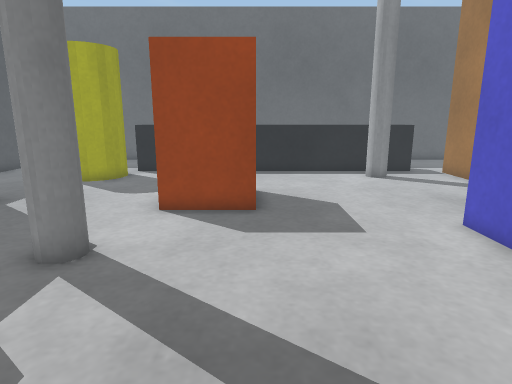
view 1 (above)

19 first-person views from a walk through a world built for the Webots simulator. The camera is 0.54 m above the floor, tilts 12° down and sees 75° across. The floor is counted in squares, 0.2 m on a side. Each view is taken from the middle of a square. On the plan, view 1 faces up. The plan holds only what a view shows up to about 20 squares ahead; the rest is blank. The place goes on beyond the plan. Robots are left out. Webots' stock objects and surfaces are drawn as simple stand-ins.

view 2
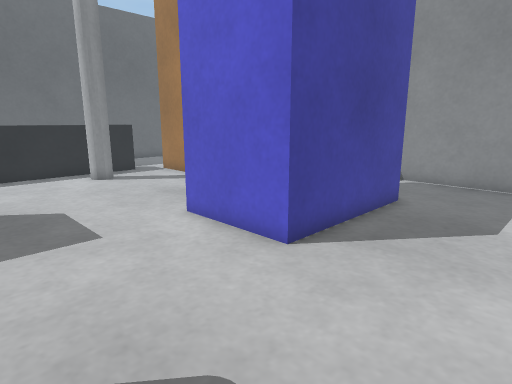

view 3
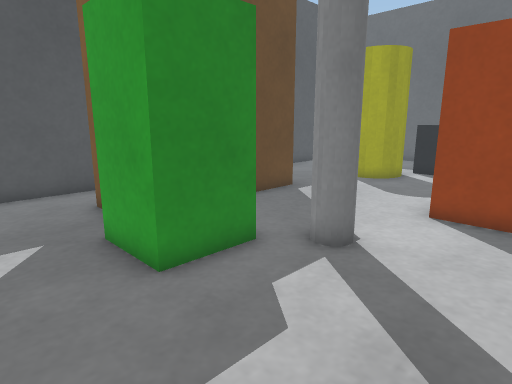

view 4
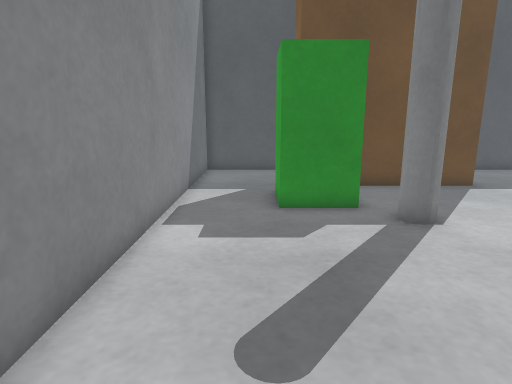

view 5
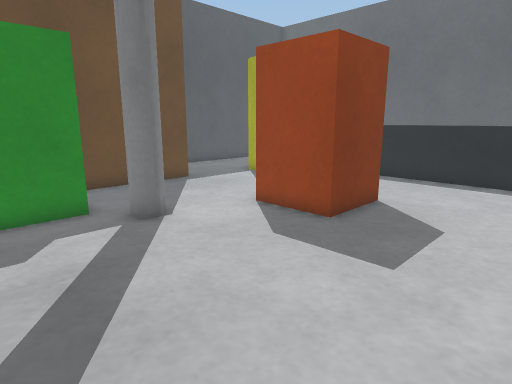

view 6
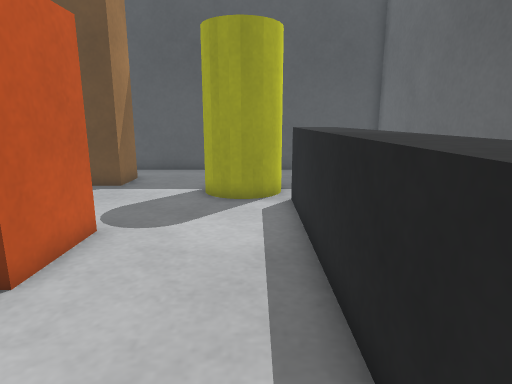

view 7
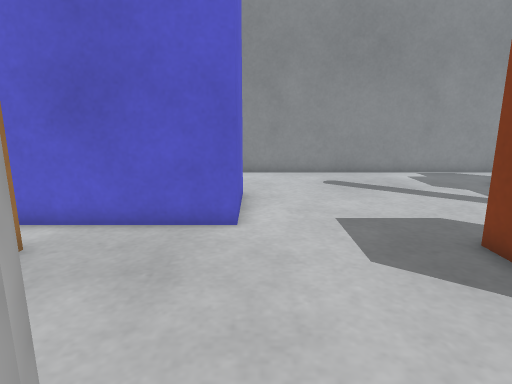

view 8
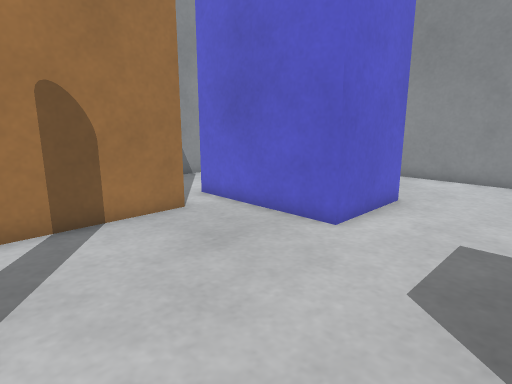

view 9
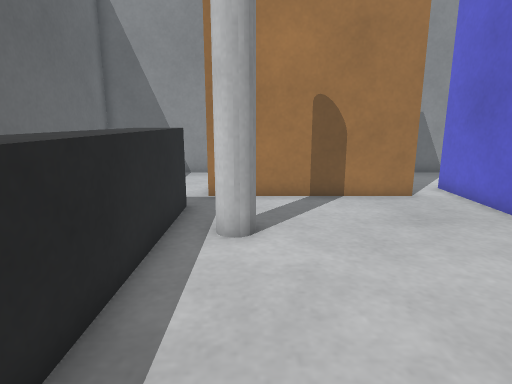

view 10
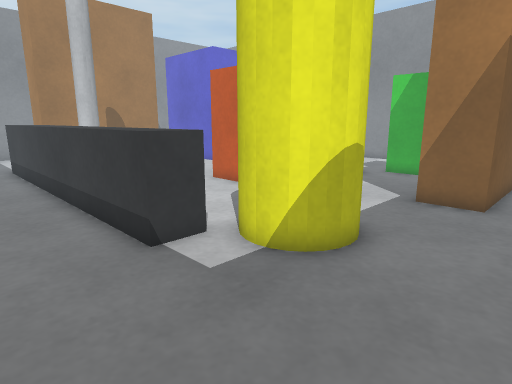

view 11
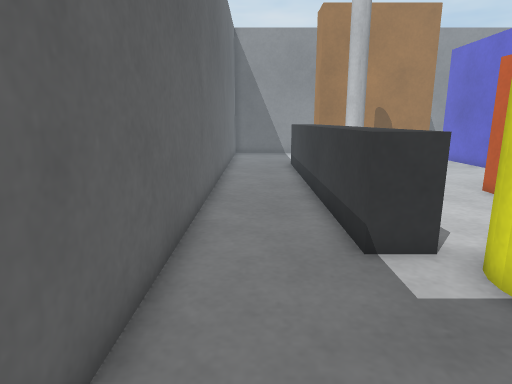

view 12
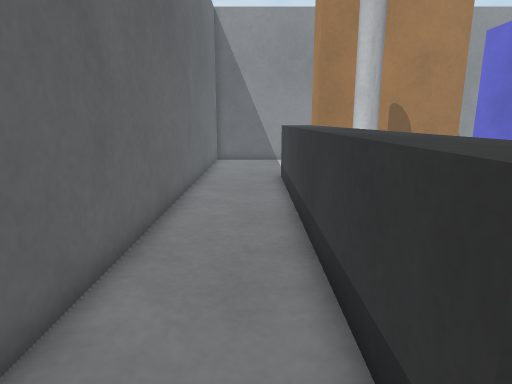

view 13
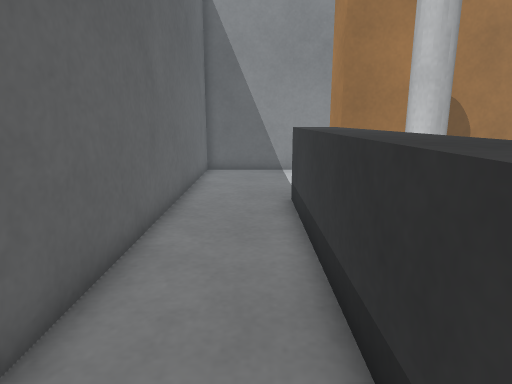

view 14
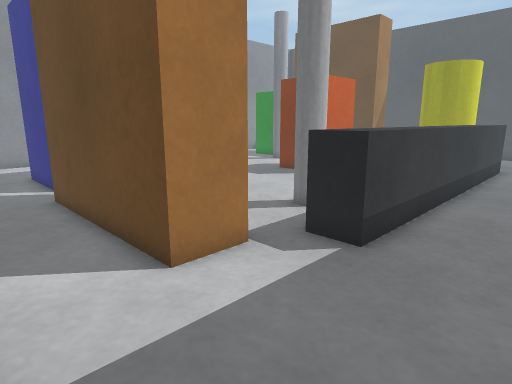

view 15
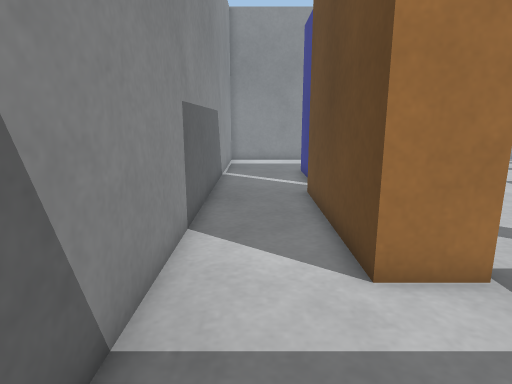

view 16
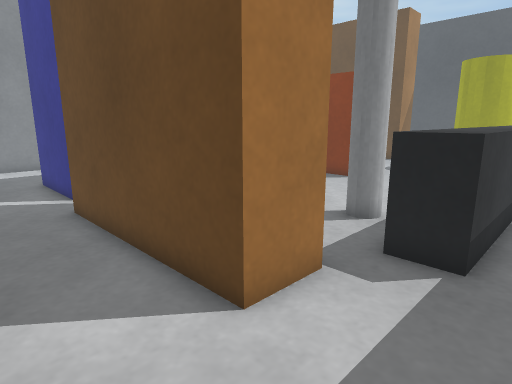

view 17
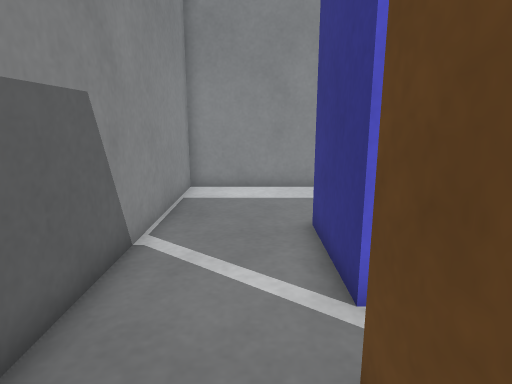

view 18
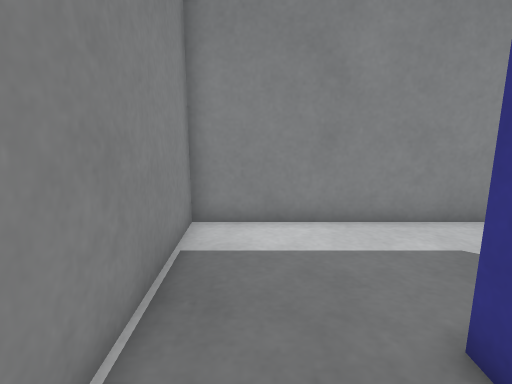

view 19
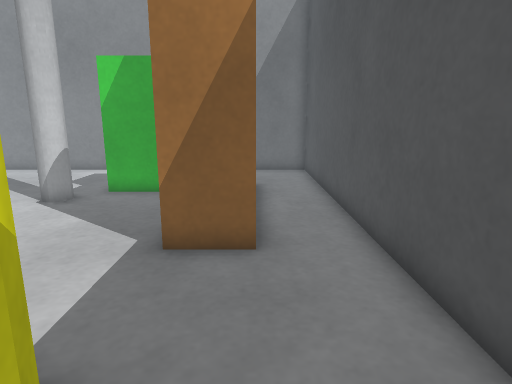

### Floor plan
Key: @ floor where view 1 was taken; # wall or solid block; . floor; = window, fence, low wall or low ledge; C yellow cylinder; P pillar; B orange box; L blue box; G green box.
Columns run from 14 left of view 1 to 16 right of it. Each row starts with its distance up from view 1.
 24 ###############################
 23 #.  ..........................#
 22 #.  ..........................#
 21 #  ...........................#
 20 # ......===============.......#
 19 #.......=#############=.......#
 18 #.....C.===============.###...#
 17 #....C C............P...###...#
 16 #....C C............P...###...#
 15 #.....C.................###...#
 14 #.......................###...#
 13 #..........BBBB.........###...#
 12 #..........   B.........###...#
 11 #..###.....   B.........###...#
 10 #..###.....BBBB.........###...#
  9 #..###........................#
  8 #..###..............LLLLLL....#
  7 #..###....P.........L    L....#
  6 #..  #....P.........L    L....#
  5 #..    GGG..........LLLLLL....#
  4 #..#     G....................#
  3 #.....GGGG....................#
  2 #.............................#
  1 #.............................#
  0 #.............@...............#
 -1 ###############################

Where each view was taken, in squares from view 1:
view 1: 0 up, 0 right, facing up
view 2: 0 up, 0 right, facing up-right
view 3: 0 up, 0 right, facing up-left
view 4: 2 up, 5 right, facing left
view 5: 2 up, 5 right, facing up-left
view 6: 17 up, 5 right, facing left
view 7: 17 up, 5 right, facing down
view 8: 16 up, 1 right, facing down-right
view 9: 16 up, 2 left, facing right
view 10: 23 up, 13 left, facing down-right
view 11: 22 up, 13 left, facing right
view 12: 21 up, 8 left, facing right
view 13: 21 up, 3 left, facing right
view 14: 23 up, 15 right, facing down-left
view 15: 23 up, 14 right, facing down
view 16: 21 up, 15 right, facing down-left
view 17: 13 up, 13 right, facing down
view 18: 8 up, 14 right, facing down
view 19: 18 up, 11 left, facing down
